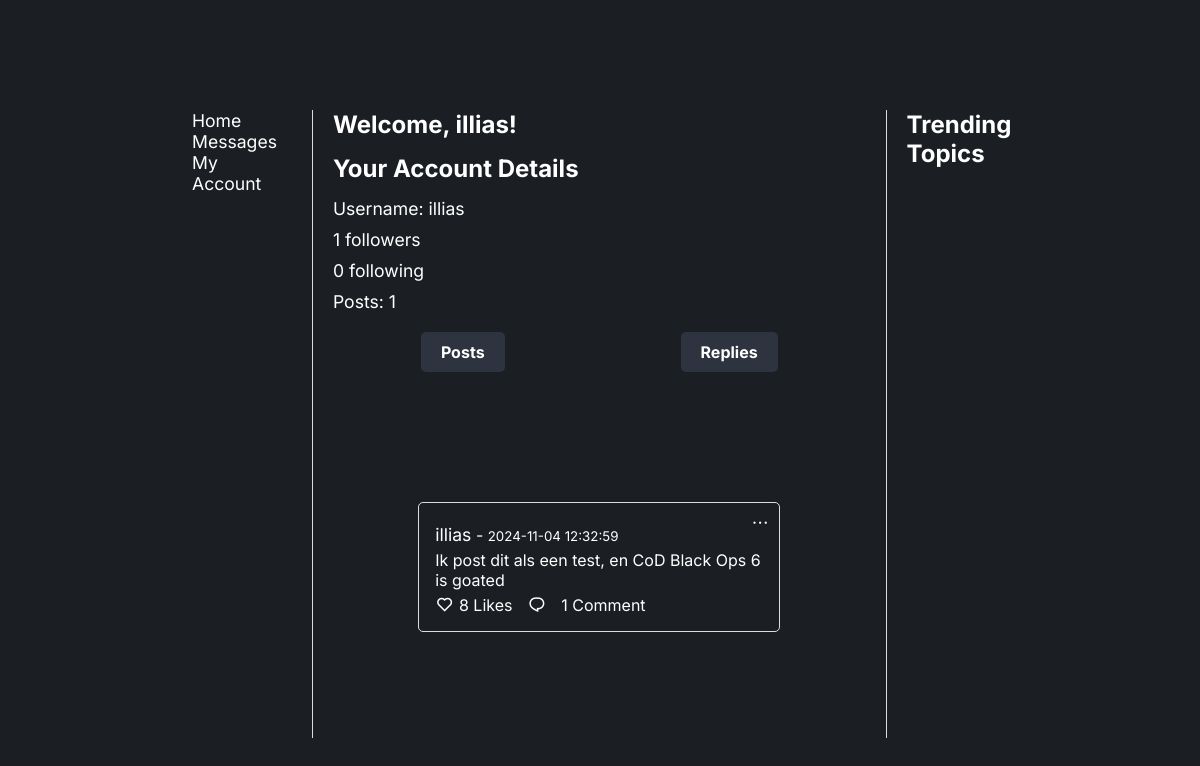
Page /account (signed in) on the committed database.
### app/models.py (models this page shows, shortened)
class User(db.Model, UserMixin):
    id = db.Column(db.Integer, primary_key=True)
    username = db.Column(db.String(50), unique=True, nullable=False)
    password_hash = db.Column(db.String(128), nullable=False)
    followed = db.relationship(
        'User', secondary=followers,
        primaryjoin=(followers.c.follower_id == id),
        secondaryjoin=(followers.c.followed_id == id),
        backref=db.backref('followers', lazy='dynamic'), lazy='dynamic'
    )

class Post(db.Model):
    id = db.Column(db.Integer, primary_key=True)
    username = db.Column(db.String(50), nullable=False)
    content = db.Column(db.String(280), nullable=False)
    timestamp = db.Column(db.DateTime, default=datetime.utcnow)
    like_count = db.Column(db.Integer, default=0)
    topics = db.Column(db.String(200))
    comments = db.relationship('Comment', backref='post', cascade="all, delete-orphan")

### app/routes.py (the view)
@main.route('/account')
@login_required  # Ensure only logged-in users can access this route
def view_account():
    user = current_user  # Get the currently logged-in user
    user_posts = Post.query.filter_by(username=user.username).all()  # Fetch user's posts
    return render_template('account.html', user=user, posts=user_posts)

### app/__init__.py (called while the page is built)
def create_app():
    app = Flask(__name__)
    app.config['SECRET_KEY'] = 'your_secret_key'
    app.config['SQLALCHEMY_DATABASE_URI'] = 'sqlite:///site.db'
    db.init_app(app)
    migrate.init_app(app, db)
    bcrypt.init_app(app)
    login_manager.init_app(app)
    login_manager.login_view = 'main.login'
    login_manager.login_message_category = 'info'
    from .routes import main
    app.register_blueprint(main)
    from .models import User
    @login_manager.user_loader
    def load_user(user_id):
        return User.query.get(int(user_id))
    return app

### app/templates/account.html (shortened to what this page needs)
<!DOCTYPE html>
<html lang="en">
  <head>
    <link rel="stylesheet" href="{{ url_for('static', filename='stylesheet.css') }}" />
    <link href="https://cdn.jsdelivr.net/npm/remixicon@4.3.0/fonts/remixicon.css" rel="stylesheet" />
  </head>
  <body>
    <section>
      <div class="container">
        <div class="main-content">
          <div class="navbar">
            <a href="{{ url_for('main.home') }}">Home</a>
            <a href="#">Messages</a>
            <a href="{{ url_for('main.view_account') }}" class="account-link">My Account</a>
          </div>
          <div class="account-details">
            <h1>Welcome, {{ user.username }}!</h1>
            <h2>Your Account Details</h2>
            <ul>
              <li>Username: {{ user.username }}</li>
              <li><p>{{ user.followers.count() }} followers</p></li>
              <li><p>{{ user.followed.count() }} following</p></li>
              <li>Posts: {{ posts|length }}</li>
            </ul>
            <div class="tabs">
              <a href="{{ url_for('main.view_account') }}" class="tab-link">Posts</a>
              <a href="{{ url_for('main.view_replies') }}" class="tab-link">Replies</a>
          </div>
            <section id="posts">
              {% for post in posts %}
              <div class="post">
                <div class="dropdown">
                  <i class="ri-more-line" onclick="toggleOptionsDropdown('{{ post.id }}')"></i>
                </div>
                <p><a href="{{ url_for('main.view_profile', username=post.username) }}" class="post-user">{{ post.username }}</a> - <small>{{ post.timestamp.strftime('%Y-%m-%d %H:%M:%S') }}</small></p>
                <p id="post-content-{{ post.id }}">{{ post.content }}</p>
                <div class="post-actions">
                  <form>
                    <button type="button" class="like-btn" data-post-id="{{ post.id }}">
                      <i class="ri-heart-line"></i>
                    </button>
                    <span id="like-count-{{ post.id }}">{{ post.like_count }} {{ 'Like' if post.like_count == 1 else 'Likes' }}</span>
                  </form>
                  <button id="toggle-btn-{{ post.id }}" onclick="toggleComments('{{ post.id }}')">
                    <i class="ri-chat-1-line" id="comment-icon-{{ post.id }}"></i>
                  </button>
                  <span>{{ post.comments|length }} {{ 'Comment' if post.comments|length == 1 else 'Comments' }}</span>
                </div>
              </div>
              {% endfor %}
            </section>
          </div>
          <div class="trending-topics">
            <h2>Trending Topics</h2>
          </div>
        </div>
      </div>
    </section>
  </body>
</html>

### app/static/stylesheet.css (style rules this page uses)
* { padding: 0; margin: 0; box-sizing: border-box; font-family: "Inter", sans-serif; text-decoration: none; list-style: none; scroll-behavior: smooth; }
:root { --text-color: #fff; --bg-color: #1b1f24; --secong-bg-color: #22282f; --third-bg-color: #2d343f; --main-color: #359381; --second-color: #c3cad5; --tertiary-color: #93dfd5; --h1-font: 4.5rem; --h2-font: 2.9rem; --p-font: 1rem; }
body { color: var(--text-color); background: var(--bg-color); overflow-x: hidden; }
section { padding: 110px 16% 90px; background: var(--bg-color); }
.container { display: flex; justify-content: space-between; max-width: 100%; margin: 0 auto; }
.main-content { display: flex; width: 100%; }
.navbar { width: 15%; padding-right: 20px; border-right: 1px solid #ddd; }
.navbar a { display: inline-block; margin-right: 15px; color: var(--text-color); text-decoration: none; font-size: 1.1rem; }
.trending-topics { width: 15%; padding-left: 20px; border-left: 1px solid #ddd; }
.trending-topics h2 { font-size: 1.5em; margin-bottom: 10px; color: var(--text-color); }
.account-details { width: 75%; padding-right: 20px; padding-left: 20px; }
.account-details h1, .account-details h2 { margin-bottom: 15px; }
.account-details ul { list-style: none; margin-bottom: 20px; }
.account-details ul li { margin-bottom: 10px; font-size: 1.1rem; }
.tabs { display: flex; justify-content: space-around; margin-bottom: 20px; }
.tab-link { color: var(--text-color); padding: 10px 20px; border-radius: 5px; background: var(--third-bg-color); text-decoration: none; font-weight: bold; }
form { margin-bottom: 20px; }
.post { position: relative; padding: 1rem; margin-bottom: 1rem; border: 1px solid #ddd; border-radius: 5px; }
.post p { margin: 5px 0; }
.post i { font-size: 18px; color: var(--text-color); cursor: pointer; }
.post button { background-color: transparent; color: var(--text-color); border: none; border-radius: 5px; cursor: pointer; }
.post-user { color: var(--text-color); font-size: 1.1rem; }
.post-actions { display: flex; align-items: center; gap: 15px; }
.post-actions button, .post-actions form { display: flex; align-items: center; gap: 5px; padding: 0; margin: 0; }
.dropdown { position: absolute; top: 10px; right: 10px; }

### rows in the picture
User: username "illias"
Post: username "illias", timestamp "2024-11-04 12:32:59", content "Ik post dit als een test, en CoD Black Ops 6 is goated", like_count "8", like_count "Likes", comments|length "1", comments "Comment"

### other values in the picture
{{ user.followers.count() }} "1"
{{ user.followed.count() }} "0"
{{ posts|length }} "1"
